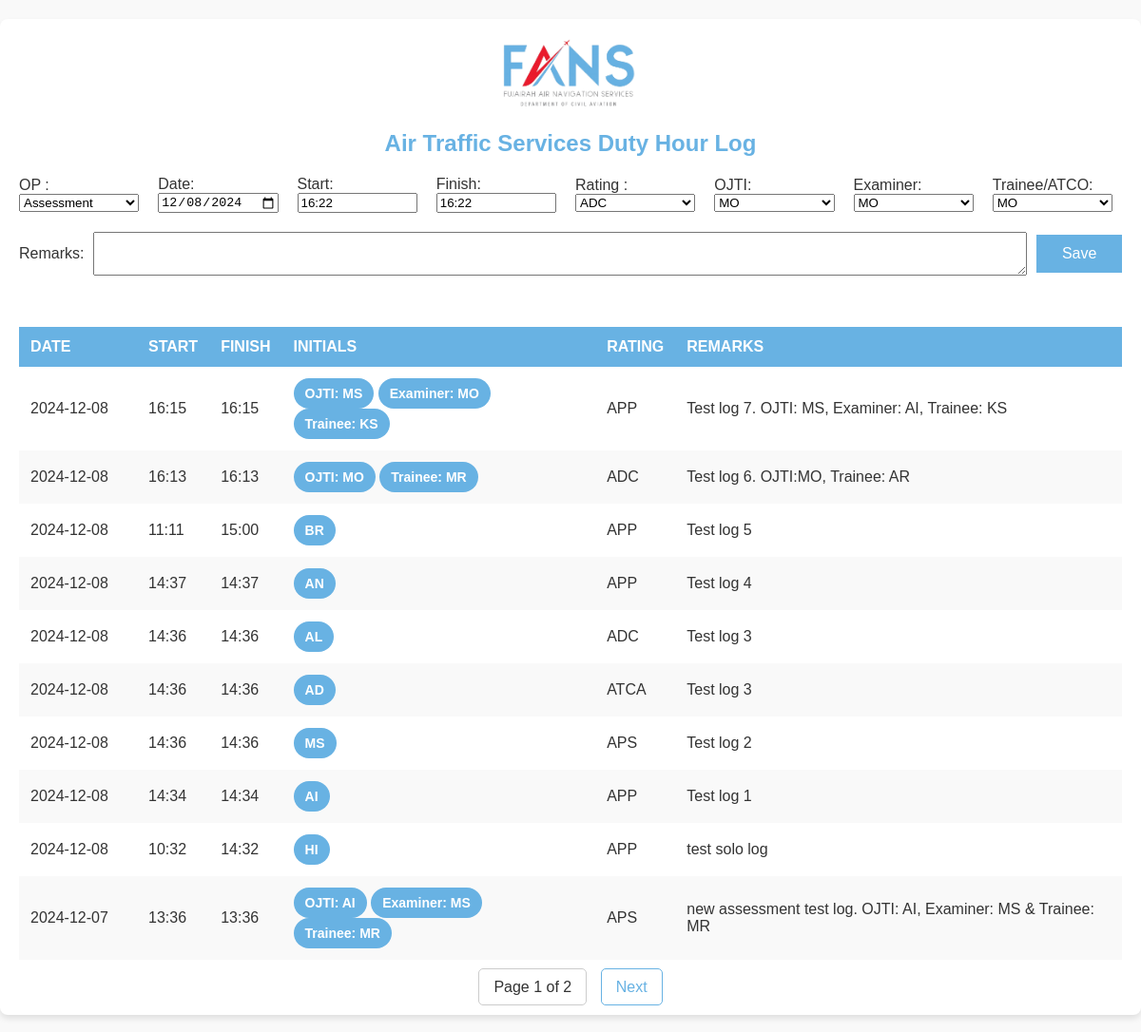
Page /new_ats_log_assessment on the committed database.
### tables this page shows
CREATE TABLE ats_log (
                id INTEGER PRIMARY KEY AUTOINCREMENT,
                date TEXT,
                start TEXT,
                finish TEXT,
                initial TEXT,
                rating TEXT,
                remarks TEXT,
                ojti TEXT,
                examiner TEXT,
                trainee TEXT,
                op TEXT
            );

### app.py (the view, shortened to what this page needs)
@app.route('/new_ats_log_assessment', methods=['GET', 'POST'])
def new_ats_log_assessment():
    current_date = datetime.now(timezone.utc).strftime('%Y-%m-%d')
    current_utc_time = datetime.now(timezone.utc).strftime('%H:%M')  # Ensure 24-hour format
    options = ['Assessment', 'Solo', 'OJT']
    ratings = ['ADC','APP','APS','ATCA']
    initials = ['MO', 'AI', 'MS', 'AD', 'AL', 'AN', 'AS', 'AV', 'HA', 'HI', 'KR', 'MY', 'NA', 'AM', 'AR', 'MZ', 'MM', 'KS', 'SE', 'BI', 'SK', 'SH', 'BR', 'AB', 'LB', 'ME', 'MR', 'AO', 'MA']
    logs, page, total_pages = get_logs_n_pagination_data()
    return render_template('new_ats_log_assessment.html', date=current_date, time=current_utc_time, ratings=ratings, initials=initials, options=options, logs=logs, page=page, total_pages=total_pages)

### app.py (called while the page is built)
def get_logs_n_pagination_data():
    page = request.args.get('page', 1, type=int)
    offset = (page - 1) * per_page
    with sqlite3.connect(DATABASE) as conn:
        cursor = conn.cursor()
        cursor.execute('''
            SELECT id, date, start, finish, initial, rating, remarks, ojti, examiner, trainee, op
            FROM ats_log ORDER BY id DESC
            LIMIT ? OFFSET ?
        ''', (per_page, offset))
        logs = cursor.fetchall()
        cursor.execute('SELECT COUNT(*) FROM ats_log')
        total_logs = cursor.fetchone()[0]
    total_pages = (total_logs + per_page - 1) // per_page
    return logs, page, total_pages

### templates/new_ats_log_assessment.html (shortened to what this page needs)
<!DOCTYPE html>
<html lang="en">
<head>
    <link rel="stylesheet" href="/static/styles.css">
</head>
<body>
    <div class="container">
        <img src="/static/logo.png" alt="FANS Logo" class="logo">
        <h1>Air Traffic Services Duty Hour Log</h1>
        <form method="POST" action="/new_ats_log_assessment">
            <div class="form-row">
                <div class="form-group">
                    <label for="option">OP :</label>
                    <select id="option" name="option" required onchange="opSelected(this)">
                        {% for option in options %}
                            <option value="{{ option }}">{{ option }}</option>
                        {% endfor %}
                    </select>
                </div>
                <div class="form-group">
                    <label for="date">Date:</label>
                    <input type="date" id="date" name="date" value="{{ date }}" required>
                </div>
                <div class="form-group">
                    <label for="start">Start:</label>
                    <input type="text" id="start" name="start" value="{{ time }}" required>
                </div>
                <div class="form-group">
                    <label for="finish">Finish:</label>
                    <input type="text" id="finish" name="finish" value="{{ time }}" required>
                </div>
                <div class="form-group">
                    <label for="rating">Rating :</label>
                    <select id="rating" name="rating" required>
                        {% for rating in ratings %}
                            <option value="{{ rating }}">{{ rating }}</option>
                        {% endfor %}
                    </select>
                </div>
                <div class="form-group">
                    <label for="ojti_initials">OJTI:</label>
                    <select id="ojti" name="ojti" required>
                        {% for initial in initials %}
                            <option value="{{ initial }}">{{ initial }}</option>
                        {% endfor %}
                    </select>
                </div>
                <div class="form-group">
                    <label for="ojti_initials">Examiner:</label>
                    <select id="examiner" name="examiner" required>
                        {% for initial in initials %}
                            <option value="{{ initial }}">{{ initial }}</option>
                        {% endfor %}
                    </select>
                </div>
                <div class="form-group">
                    <label for="initials">Trainee/ATCO:</label>
                    <select id="trainee" name="trainee" required>
                        {% for initial in initials %}
                            <option value="{{ initial }}">{{ initial }}</option>
                        {% endfor %}
                    </select>
                </div>
            </div>
            <div class="remarks-row">
                <label for="remarks">Remarks:</label>
                <textarea id="remarks" name="remarks" required></textarea>
                <button type="submit" class="submit-btn">Save</button>
            </div>
        </form>
        <br><br><br>
        <table>
            <thead>
                <tr>
                    <th>Date</th>
                    <th>Start</th>
                    <th>Finish</th>
                    <th>Initials</th>
                    <th>Rating</th>
                    <th>Remarks</th>
                </tr>
            </thead>
            <tbody>
                {% for log in logs %}
                <tr>
                    <td style="width: 100px;">{{ log[1] }}</td>
                    <td>{{ log[2] }}</td>
                    <td>{{ log[3] }}</td>
                    <td>
                        {% if log[10] == "Solo" %}
                        <span class="chip">{{ log[4] }}</span>
                        {% elif log[10] == "OJT" %}
                        <span class="chip">OJTI: {{ log[7] }}</span>
                        <span class="chip">Trainee: {{ log[9] }}</span>
                        {% elif log[10] == "Assessment" %}
                        <span class="chip">OJTI: {{ log[7] }}</span>
                        <span class="chip">Examiner: {{ log[8] }}</span>
                        <span class="chip">Trainee: {{ log[9] }}</span>
                        {% endif %}
                    </td>
                    <td>{{ log[5] }}</td>
                    <td>{{ log[6] }}</td>
                </tr>
                {% endfor %}
            </tbody>
        </table>
        <div class="pagination">
            <span>Page {{ page }} of {{ total_pages }}</span>
            {% if page < total_pages %}
            <a href="{{ url_for('new_ats_log_assessment', page=page+1) }}">Next</a>
            {% endif %}
        </div>
    </div>
</body>
</html>

### static/styles.css (style rules this page uses)
body { font-family: Arial, sans-serif; background-color: #f9f9f9; color: #333; margin: 0; padding: 0; }
.container { max-width: 1200px; margin: 20px auto; padding: 20px; background: #ffffff; border-radius: 8px; box-shadow: 0 4px 6px rgba(0, 0, 0, 0.1); }
.logo { display: block; margin: 0 auto 20px; width: 150px; }
h1 { text-align: center; color: #68B2E3; font-size: 24px; margin-bottom: 20px; }
.form-row { display: flex; justify-content: space-between; gap: 10px; margin-bottom: 20px; }
.form-group { flex: 1; display: flex; flex-direction: column; min-width: 120px; }
textarea { flex: 7; height: 40px; resize: vertical; margin: 0; }
.submit-btn { flex: 0.5; height: 40px; background-color: #68B2E3; color: white; border: none; padding: 10px; font-size: 16px; cursor: pointer; text-align: center; }
table { width: 100%; border-collapse: collapse; margin-bottom: 20px; }
table th, table td { padding: 12px; text-align: left; }
table thead th { background-color: #68B2E3; color: white; text-transform: uppercase; }
table tbody tr:nth-child(even) { background-color: #f9f9f9; }
.chip { display: inline-block; padding: 8px 12px; font-size: 14px; font-weight: bold; color: white; border-radius: 16px; background-color: #68B2E3; }
.pagination { text-align: center; margin-top: 20px; }
.pagination a { text-decoration: none; color: #68B2E3; padding: 10px 15px; margin: 0 5px; border: 1px solid #68B2E3; border-radius: 5px; }
.pagination span { color: #333; padding: 10px 15px; margin: 0 5px; border: 1px solid #ccc; border-radius: 5px; }
.form-row { display: flex; align-items: center; gap: 10px; }
.form-group { flex: 1; margin-right: 10px; }
.remarks-row { display: flex; align-items: center; gap: 10px; margin-top: 10px; }

### rows in the picture
ats_log: date "2024-12-08", start "16:15", finish "16:15", ojti "MS", examiner "MO", trainee "KS", rating "APP", remarks "Test log 7. OJTI: MS, Examiner: AI, Trainee: KS"
ats_log: date "2024-12-08", start "16:13", finish "16:13", ojti "MO", trainee "MR", rating "ADC", remarks "Test log 6. OJTI:MO, Trainee: AR"
ats_log: date "2024-12-08", start "11:11", finish "15:00", initial "BR", rating "APP", remarks "Test log 5"
ats_log: date "2024-12-08", start "14:37", finish "14:37", initial "AN", rating "APP", remarks "Test log 4"
ats_log: date "2024-12-08", start "14:36", finish "14:36", initial "AL", rating "ADC", remarks "Test log 3"
ats_log: date "2024-12-08", start "14:36", finish "14:36", initial "AD", rating "ATCA", remarks "Test log 3"
ats_log: date "2024-12-08", start "14:36", finish "14:36", initial "MS", rating "APS", remarks "Test log 2"
ats_log: date "2024-12-08", start "14:34", finish "14:34", initial "AI", rating "APP", remarks "Test log 1"
ats_log: date "2024-12-08", start "10:32", finish "14:32", initial "HI", rating "APP", remarks "test solo log"
ats_log: date "2024-12-07", start "13:36", finish "13:36", ojti "AI", examiner "MS", trainee "MR", rating "APS", remarks "new assessment test log. OJTI: AI, Examiner: MS & Trainee: MR"

### other values in the picture
{{ page }} "1"
{{ total_pages }} "2"
form field option "Assessment"
form field rating "ADC"
form field ojti "MO"
form field examiner "MO"
form field trainee "MO"
